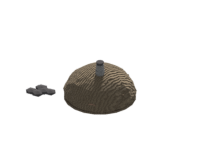
#> input picture scripts/building_renders/charcoal_kiln.png, 200 x 148 px; its folder holds only this picture in this run
$ python judge-grid.py building_renders/charcoal_kiln.png
#> lines starting #> are read from the running program, lines starting #| are printed output that depends on the picture; after the words box and inside, x2 and y2 are one past the last pixel; in counts of white or black regions, pixels touching at a corner belong together
#!/usr/bin/env python3
# -*- coding: utf-8 -*-
"""산 표면의 **격자 흔적**을 재는 계측기.  [타 세션 판정 2026-08-09 지시 3]

  "판정은 '차이 픽셀 %' 금지. 산 영역 음영 채널의 FFT/자기상관에서
   32px 및 세분 주기 봉우리 높이를 현행 대 새판으로 비교하라."

무엇을 재나 — **파워 스펙트럼의 역격자 봉우리**
  화면에서 셀 격자는 아이소 다이아몬드 격자다. 셀 모서리 (i,j)→(i+1,j) 는 화면에서
  (+32,+16), (i,j)→(i,j+1) 은 (−32,+16). 실공간 격자 기저 u=(32,16), v=(−32,16).
  격자 무늬가 있으면 그 **역격자** 주파수 f (f·u, f·v 가 정수)에 뾰족한 봉우리가 선다.
    f1 = (1/64, 1/32) = (0.015625, 0.03125) cyc/px  → 28.6px 주기
    f2 = (−1/64, 1/32)
  세분(sub) 격자는 그 sub 배 주파수다.
  봉우리 높이 = (그 자리 파워) / (같은 |f| 고리의 중앙값 파워). **배수**로 낸다 — 1.0 이면 없음.

왜 자기상관이 아니라 스펙트럼인가  [계측기 수리 2026-08-19]
  자기상관으로 먼저 짰다가 두 번 틀렸다.
    ① 족(族)의 **최댓값**을 썼더니 후보점이 많은 세분자일수록 아무 그림에서나 커졌다(다중비교).
       실제로 sub14 로 재면 gsub3 로 구운 그림도 10σ 가 나왔다 — 그 그림에 **없는** 주기다.
    ② 그래서 **평균**으로 바꿨더니 이번엔 A 의 진짜 철망(눈에 뻔히 보이는)이 7.7σ 로 묽어졌다.
  둘 다 원인은 하나다: 자기상관의 바탕은 |d| 가 같아도 방향마다 크게 달라 기준이 안 선다.
  스펙트럼에서는 격자가 **델타 봉우리**로 서고 바탕이 매끈해서, 같은 반지름 고리 중앙값이
  정직한 기준이 된다.

자명 통과 금지 — 반례 3종
  ⓐ 인공 격자 주입: 그림 위에 셀 격자선을 얹는다 → 배수가 크게 뛰어야 한다(감도 증명).
  ⓑ 백색잡음: 배수 ≈ 1 이어야 한다(허위 양성 없음 증명).
  ⓒ **없는 주기**(어느 판도 안 쓰는 세분자): 모든 실제 그림에서 ≈ 1 이어야 한다.
     ①의 버그를 잡아낸 반례라 상시로 같이 잰다.
"""
import sys, os, json
import numpy as np
from PIL import Image

U = (32.0, 16.0)             # 셀 격자 기저 (실공간, 화면 px)
V = (-32.0, 16.0)
PAD = 1024                   # 스펙트럼 격자(0채움) — 주파수 분해능 1/1024 cyc/px
WIN = 3.0                    # 봉우리 검색 반경(bin). 창(≈400px)이 만드는 봉우리 폭 ≈ 2.6bin
EXCL = 7.0                   # 바탕 고리에서 뺄 봉우리 주변 반경(bin)


def lum(im):
    a = np.asarray(im.convert('RGB'), dtype=np.float64)
    return 0.2126 * a[:, :, 0] + 0.7152 * a[:, :, 1] + 0.0722 * a[:, :, 2]


def highpass(y, sig=6.0):
    """큰 음영(산 형태)을 지운다. σ=6 이면 주기 18px 위쪽만 깎여 셀(28.6px)·세분(4.8px) 다 남는다."""
    n = int(sig * 4) | 1
    x = np.arange(n) - n // 2
    k = np.exp(-0.5 * (x / sig) ** 2); k /= k.sum()
    lo = np.apply_along_axis(lambda r: np.convolve(r, k, 'same'), 1, y)
    lo = np.apply_along_axis(lambda c: np.convolve(c, k, 'same'), 0, lo)
    return y - lo


def power(y):
    """Hann 창 → 0채움 → |FFT|². 창을 안 씌우면 테두리 불연속이 십자 줄무늬를 만든다."""
    h, w = y.shape
    y = (y - y.mean()) * (np.hanning(h)[:, None] * np.hanning(w)[None, :])
    b = np.zeros((PAD, PAD)); b[:h, :w] = y
    return np.fft.fftshift(np.abs(np.fft.fft2(b)) ** 2)


def recip(scale):
    """역격자 기저. f1·u = 1, f1·v = 0 을 푼다(scale: 세분이면 1/sub)."""
    M = np.array([[U[0] * scale, U[1] * scale], [V[0] * scale, V[1] * scale]])
    return np.linalg.inv(M).T        # 행이 f1, f2


def targets(scale, fmax=0.45):
    """1차 근처의 역격자점들 — 격자가 있으면 **반드시** 여기 선다."""
    R = recip(scale)
    out = []
    for a in (-1, 0, 1):
        for b in (-1, 0, 1):
            if a == 0 and b == 0: continue
            f = a * R[0] + b * R[1]
            if 0.004 < np.hypot(*f) <= fmax:
                out.append((float(f[0]), float(f[1])))
    return out


_RR = None
def radii():
    global _RR
    if _RR is None:
        g = np.arange(PAD) - PAD // 2
        gx, gy = np.meshgrid(g, g, indexing='xy')
        _RR = np.hypot(gx, gy)
    return _RR


def peak_ratio(P, f, excl_pts):
    """봉우리 배수 = (±WIN bin 안 최대 파워) / (같은 반지름 고리의 중앙값 파워).
       고리에서는 **모든 후보 역격자점 주변**을 뺀다 — 봉우리로 바탕을 재면 안 된다."""
    cx = PAD // 2
    bx, by = f[0] * PAD, f[1] * PAD
    r = float(np.hypot(bx, by))
    if r < 5 or r > PAD // 2 - 12: return float('nan')
    w = int(np.ceil(WIN))
    ix, iy = int(round(bx)), int(round(by))
    pk = float(P[cx + iy - w: cx + iy + w + 1, cx + ix - w: cx + ix + w + 1].max())
    # ★★바탕도 **같은 크기 블록의 최댓값**으로 재야 한다.  [계측기 수리 2026-08-19]
    #   봉우리를 7×7 최댓값으로 읽고 바탕을 화소별 중앙값으로 읽으면, 파워가 지수분포인
    #   **백색잡음조차** 배수 4.7 이 나온다(49개 중 최댓값 ÷ 중앙값). 실제로 그렇게 나왔다.
    #   같은 블록 최댓값끼리 견주면 잡음의 기댓값이 1 로 돌아온다.
    bgs = []
    for k in range(360):
        th = k * np.pi / 180.0
        qx, qy = r * np.cos(th), r * np.sin(th)
        if any(np.hypot(qx - px * PAD, qy - py * PAD) < EXCL for (px, py) in excl_pts): continue
        jx, jy = int(round(qx)), int(round(qy))
        if abs(jx) > PAD // 2 - w - 2 or abs(jy) > PAD // 2 - w - 2: continue
        bgs.append(P[cx + jy - w: cx + jy + w + 1, cx + jx - w: cx + jx + w + 1].max())
    bg = float(np.median(bgs)) if bgs else float('nan')
    return pk / bg if bg > 0 else float('nan')


# ★반례ⓒ의 주기는 **중간대**로 잡아야 한다. s=11 은 주기 5.8px 로 나이키스트(2px) 코앞이라
#   고역통과 뒤 남은 앨리어싱·질감 잡음이 그대로 잡혀 어떤 그림에서나 6배가 나왔다(실측).
#   s=4(주기 16px)는 어느 판도 안 쓰는 주기이고 대역 한가운데라 대조군 구실을 한다.
def measure(img, box, subs=(6,), extra=(4,)):
    y = highpass(lum(img.crop(box)))
    P = power(y)
    allp = targets(1.0) + [t for s in set(list(subs) + list(extra)) for t in targets(1.0 / s)]
    out = {'셀32px': float(np.median([peak_ratio(P, f, allp) for f in targets(1.0)]))}
    for s in subs:
        out['세분%d' % s] = float(np.median([peak_ratio(P, f, allp) for f in targets(1.0 / s)]))
    for s in extra:
        out['반례ⓒ없는%d' % s] = float(np.median([peak_ratio(P, f, allp) for f in targets(1.0 / s)]))
    return out


def inject(img, box, amp=5.0):
    """반례ⓐ — 셀 격자선을 인공으로 얹는다. 계측기가 이걸 못 잡으면 계측기가 틀린 것이다."""
    a = np.asarray(img.crop(box).convert('RGB'), dtype=np.float64)
    h, w = a.shape[:2]
    yy, xx = np.mgrid[0:h, 0:w]
    for u in ((xx / 64.0 + yy / 32.0), (-xx / 64.0 + yy / 32.0)):
        a += amp * (np.abs(u - np.round(u)) < 0.04)[:, :, None]
    return Image.fromarray(np.clip(a, 0, 255).astype(np.uint8))


def noise(box, seed=7):
    rng = np.random.default_rng(seed)
    h, w = box[3] - box[1], box[2] - box[0]
    return Image.fromarray(rng.integers(90, 130, (h, w, 3), dtype=np.uint8))


if __name__ == '__main__':
    args = sys.argv[1:]
    box = tuple(int(v) for v in os.environ.get('BOX', '250,400,650,700').split(','))
    subs = tuple(int(v) for v in os.environ.get('SUBS', '6').split(','))
    z = (0, 0, box[2] - box[0], box[3] - box[1])
    rows = [(os.path.basename(a).rsplit('.', 1)[0], measure(Image.open(a), box, subs)) for a in args]
#> in lum, `a = np.asarray(im.convert('RGB'), dtype=np.float64)`: a: shape (300, 400, 3) float64; every value is 0
#> in lum, `return 0.2126 * a[:, :, 0] + 0.7152 * a[:, :, 1] + 0.0722 * a[:, :, 2]`: returned value: shape (300, 400) float64; every value is 0
#> in highpass, `n = int(sig * 4) | 1`: n = 25
#> in highpass, `x = np.arange(n) - n // 2`: x = 25 values from -12 to 12
#> in highpass, `k = np.exp(-0.5 * (x / sig) ** 2)`: k = 25 values, max 1 at index 12, min 0.135 at index 0, mean 0.579
#> in highpass, `k /= k.sum()`: k = 25 values, max 0.069 at index 12, min 0.00934 at index 0, mean 0.04
#> in power, `b[:h, :w] = y`: b: shape (1024, 1024) float64; every value is 0
#> in measure, `allp = targets(1.0) + [t for s in set(list(subs) + list(extra)) for t ..`: allp = 24 items, first 6: (0, -0.0625), (-0.0156, -0.0312), (-0.0312, 0), (0.0156, -0.0312), (-0.0156, 0.0312), (0.0312, 0)
#> in peak_ratio, `pk = float(P[cx + iy - w: cx + iy + w + 1, cx + ix - w: cx + ix + w + ..`: pk = 0
#> after the loop in peak_ratio, `for k in range(360):`: bgs = 334 values from 0 to 0
#> in peak_ratio, `bg = float(np.median(bgs)) if bgs else float('nan')`: bg = 0
#> in measure, `out = {'셀32px': float(np.median([peak_ratio(P, f, allp) for f in targe..`: out = {'셀32px': nan}
#> the loop in measure, `for s in subs:` made 1 pass
#> after the loop in measure, `for s in subs:`: out = {'셀32px': nan, '세분6': nan}
#> the loop in measure, `for s in extra:` made 1 pass
#> s on pass 1: 4
#> after the loop in measure, `for s in extra:`: out = {'셀32px': nan, '세분6': nan, '반례ⓒ없는4': nan}
    base = Image.open(args[-1])
#> base is the input picture: PIL image 200x148 RGBA; mean R, G, B, A 10.8, 9.8, 8.4, 27.9
    rows.append(('반례ⓐ 인공격자주입', measure(inject(base, box), z, subs)))
#> the loop in inject, `for u in ((xx / 64.0 + yy / 32.0), (-xx / 64.0 + yy / 32.0)):` made 2 passes
#> pass 1, in inject, `a += amp * (np.abs(u - np.round(u)) < 0.04)[:, :, None]`:
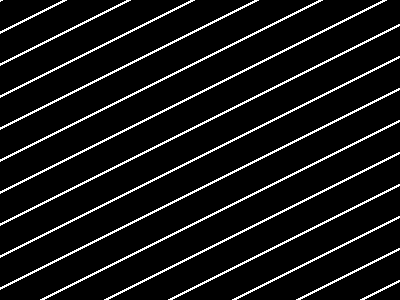
#> a: shape (300, 400, 3) float64; values 0 (black) and 5 (white), 7.8% white in thin lines or dots
#> pass 2, in inject, `a += amp * (np.abs(u - np.round(u)) < 0.04)[:, :, None]`:
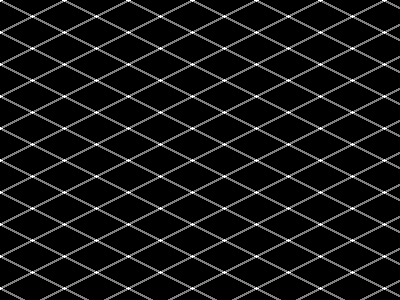
#> a: shape (300, 400, 3) float64; 7.83% of pixels changed, all inside (x1, y1, x2, y2) = (0, 0, 400, 300); drawn with min black and max white
#> in power (call 2), `return np.fft.fftshift(np.abs(np.fft.fft2(b)) ** 2)`:
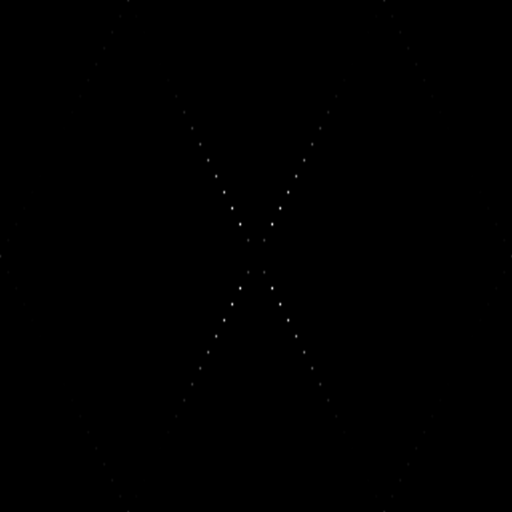
#> returned value: shape (1024, 1024) float64 (shown at 1/2 size); min 5.23e-15, max 120035990.8, mean 53223.4; drawn with min black and max white
#> the loop in measure (call 2), `for s in subs:` made 1 pass
#> the loop in measure (call 2), `for s in extra:` made 1 pass
    rows.append(('반례ⓑ 백색잡음', measure(noise(box), z, subs)))
#> in lum (call 3), `return 0.2126 * a[:, :, 0] + 0.7152 * a[:, :, 1] + 0.0722 * a[:, :, 2]`:
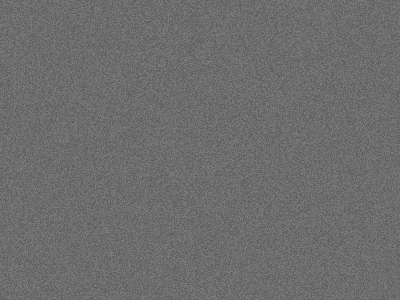
#> returned value: shape (300, 400) float64; min 90, max 129, mean 109.5
#> call 3 of highpass, with sig = 6
#> in highpass (call 3), `k = np.exp(-0.5 * (x / sig) ** 2)`: k = 25 values, max 1 at index 12, min 0.135 at index 0, mean 0.579
#> in highpass (call 3), `k /= k.sum()`: k = 25 values, max 0.069 at index 12, min 0.00934 at index 0, mean 0.04
#> in highpass (call 3), `return y - lo`:
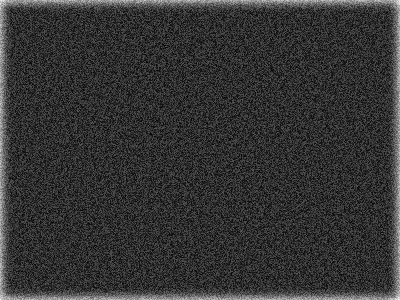
#> returned value: shape (300, 400) float64; min -19.89, max 88.95, mean 2.8; drawn with min black and max white
#> in power (call 3), `y = (y - y.mean()) * (np.hanning(h)[:, None] * np.hanning(w)[None, :])`:
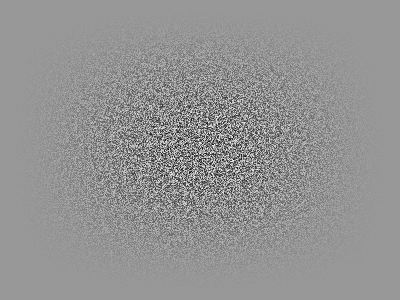
#> y: shape (300, 400) float64; min -21.89, max 14.8, mean -0.692; drawn with min black and max white
#> in power (call 3), `b[:h, :w] = y`:
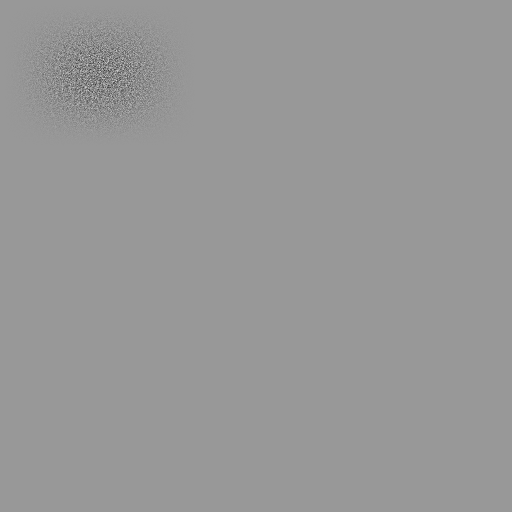
#> b: shape (1024, 1024) float64 (shown at 1/2 size); min -21.89, max 14.8, mean -0.0791; drawn with min black and max white
    keys = list(rows[0][1].keys())
#> keys = ['셀32px', '세분6', '반례ⓒ없는4']
    print('영역 %s   봉우리 배수 = 역격자점 파워 / 같은 반지름 고리 중앙값 (1.0 = 격자 없음)' % (box,))
    print('%-24s' % '' + ''.join('%13s' % k for k in keys) + '    판정')
#|                                 셀32px          세분6       반례ⓒ없는4    판정
    for name, m in rows:
        det = any(m[k] >= 3.0 for k in keys if not k.startswith('반례'))
        print('%-24s' % name[:24] + ''.join('%13.2f' % m[k] for k in keys) +
              ('    격자 검출' if det else '    격자 없음'))
#> this loop made 3 passes
#> (name, m, det) on passes 1 to 3: ('charcoal_kiln', {'셀32px': nan, '세분6': nan, '반례ⓒ없는4': nan}, False), ('반례ⓐ 인공격자주입', {'셀32px': 2042088.6, '세분6': 8.92e+10, '반례ⓒ없는4': 1.38e+10}, True), ('반례ⓑ 백색잡음', {'셀32px': 1.49, '세분6': 0.826, '반례ⓒ없는4': 1.46}, False)
#| charcoal_kiln                     nan          nan          nan    격자 없음
#| 반례ⓐ 인공격자주입                 2042088.5889218755853.9913778349312.75    격자 검출
#| 반례ⓑ 백색잡음                         1.49         0.83         1.46    격자 없음
    json.dump(dict(rows), open(os.environ.get('JSON', '/tmp/judge-grid.json'), 'w'),
              ensure_ascii=False, indent=1)

$ run again, on scripts/crop_icon_renders/azuki.png
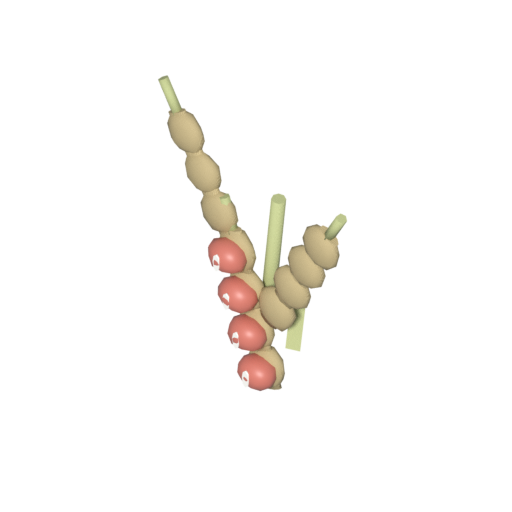
#> input picture scripts/crop_icon_renders/azuki.png, 512 x 512 px
#> in lum, `a = np.asarray(im.convert('RGB'), dtype=np.float64)`:
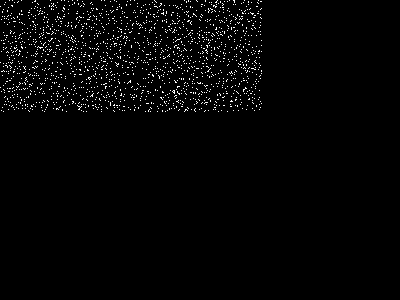
#> a: shape (300, 400, 3) float64; values 0 (black) and 1 (white), 2% white in thin lines or dots, all inside (x1, y1, x2, y2) = (0, 0, 262, 112)
#> n = 25
#> x = 25 values from -12 to 12
#> k = 25 values, max 1 at index 12, min 0.135 at index 0, mean 0.579
#> k = 25 values, max 0.069 at index 12, min 0.00934 at index 0, mean 0.04
#> allp = 24 items, first 6: (0, -0.0625), (-0.0156, -0.0312), (-0.0312, 0), (0.0156, -0.0312), (-0.0156, 0.0312), (0.0312, 0)
#> pk = 1346.5
#> after the loop in peak_ratio, `for k in range(360):`: bgs = 334 values, max 1044.8 at index 136, min 78.95 at index 46, mean 446.6
#> bg = 374.7
#> in measure, `out = {'셀32px': float(np.median([peak_ratio(P, f, allp) for f in targe..`: out = {'셀32px': 1.1}
#> the loop in measure, `for s in subs:` made 1 pass
#> after the loop in measure, `for s in subs:`: out = {'셀32px': 1.1, '세분6': 0.965}
#> the loop in measure, `for s in extra:` made 1 pass
#> s on pass 1: 4
#> after the loop in measure, `for s in extra:`: out = {'셀32px': 1.1, '세분6': 0.965, '반례ⓒ없는4': 1.07}
#> base is the input picture: PIL image 512x512 RGBA; mean R, G, B, A 12.7, 10.8, 8.4, 16
#> the loop in inject, `for u in ((xx / 64.0 + yy / 32.0), (-xx / 64.0 + yy / 32.0)):` made 2 passes
#> pass 2, in inject, `a += amp * (np.abs(u - np.round(u)) < 0.04)[:, :, None]`:
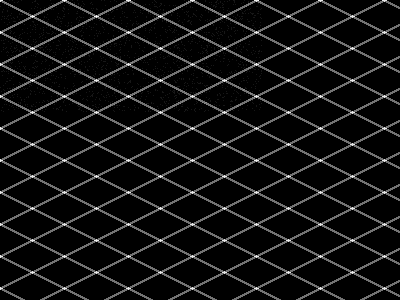
#> a: shape (300, 400, 3) float64; min 0, max 11, mean 0.802; drawn with min black and max white
#> the loop in measure (call 2), `for s in subs:` made 1 pass
#> the loop in measure (call 2), `for s in extra:` made 1 pass
#> keys = ['셀32px', '세분6', '반례ⓒ없는4']
#|                                 셀32px          세분6       반례ⓒ없는4    판정
#> the loop `for name, m in rows:` made 3 passes
#> (name, m, det) on passes 1 to 3: ('azuki', {'셀32px': 1.1, '세분6': 0.965, '반례ⓒ없는4': 1.07}, False), ('반례ⓐ 인공격자주입', {'셀32px': 86445.7, '세분6': 68446.5, '반례ⓒ없는4': 121055.8}, True), ('반례ⓑ 백색잡음', {'셀32px': 1.49, '세분6': 0.826, '반례ⓒ없는4': 1.46}, False)
#> (printed output is left out)

$ run again, on scripts/crop_icon_renders/barley.png
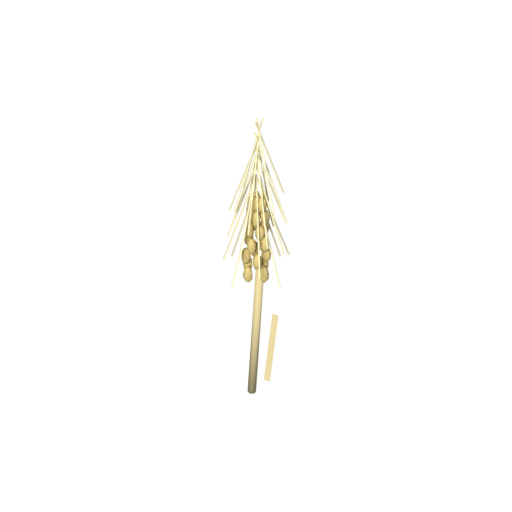
#> input picture scripts/crop_icon_renders/barley.png, 512 x 512 px
#> in lum, `a = np.asarray(im.convert('RGB'), dtype=np.float64)`:
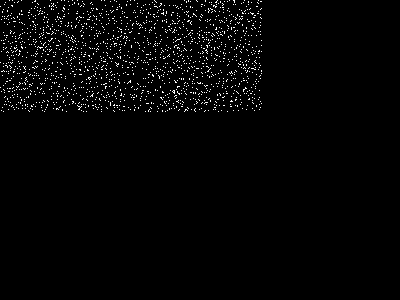
#> a: shape (300, 400, 3) float64; values 0 (black) and 1 (white), 2% white in thin lines or dots, all inside (x1, y1, x2, y2) = (0, 0, 262, 112)
#> n = 25
#> x = 25 values from -12 to 12
#> k = 25 values, max 1 at index 12, min 0.135 at index 0, mean 0.579
#> k = 25 values, max 0.069 at index 12, min 0.00934 at index 0, mean 0.04
#> allp = 24 items, first 6: (0, -0.0625), (-0.0156, -0.0312), (-0.0312, 0), (0.0156, -0.0312), (-0.0156, 0.0312), (0.0312, 0)
#> pk = 1346.5
#> after the loop in peak_ratio, `for k in range(360):`: bgs = 334 values, max 1044.8 at index 136, min 78.95 at index 46, mean 446.6
#> bg = 374.7
#> in measure, `out = {'셀32px': float(np.median([peak_ratio(P, f, allp) for f in targe..`: out = {'셀32px': 1.1}
#> the loop in measure, `for s in subs:` made 1 pass
#> after the loop in measure, `for s in subs:`: out = {'셀32px': 1.1, '세분6': 0.965}
#> the loop in measure, `for s in extra:` made 1 pass
#> s on pass 1: 4
#> after the loop in measure, `for s in extra:`: out = {'셀32px': 1.1, '세분6': 0.965, '반례ⓒ없는4': 1.07}
#> base is the input picture: PIL image 512x512 RGBA; mean R, G, B, A 5.9, 5.6, 4.3, 5.1
#> the loop in inject, `for u in ((xx / 64.0 + yy / 32.0), (-xx / 64.0 + yy / 32.0)):` made 2 passes
#> pass 2, in inject, `a += amp * (np.abs(u - np.round(u)) < 0.04)[:, :, None]`:
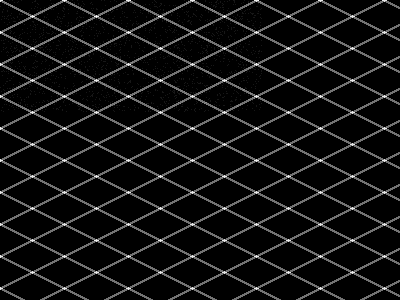
#> a: shape (300, 400, 3) float64; min 0, max 11, mean 0.802; drawn with min black and max white
#> the loop in measure (call 2), `for s in subs:` made 1 pass
#> the loop in measure (call 2), `for s in extra:` made 1 pass
#> keys = ['셀32px', '세분6', '반례ⓒ없는4']
#|                                 셀32px          세분6       반례ⓒ없는4    판정
#> the loop `for name, m in rows:` made 3 passes
#> (name, m, det) on passes 1 to 3: ('barley', {'셀32px': 1.1, '세분6': 0.965, '반례ⓒ없는4': 1.07}, False), ('반례ⓐ 인공격자주입', {'셀32px': 86445.7, '세분6': 68446.5, '반례ⓒ없는4': 121055.8}, True), ('반례ⓑ 백색잡음', {'셀32px': 1.49, '세분6': 0.826, '반례ⓒ없는4': 1.46}, False)
#> (printed output is left out)

$ run again, on scripts/icon_renders/charcoal.png
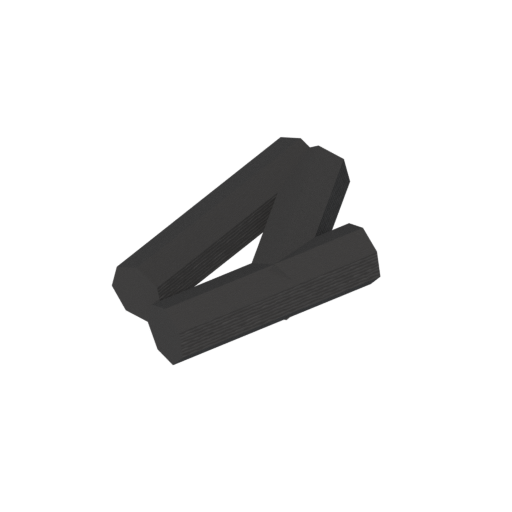
#> input picture scripts/icon_renders/charcoal.png, 512 x 512 px
#> n = 25
#> x = 25 values from -12 to 12
#> k = 25 values, max 1 at index 12, min 0.135 at index 0, mean 0.579
#> k = 25 values, max 0.069 at index 12, min 0.00934 at index 0, mean 0.04
#> allp = 24 items, first 6: (0, -0.0625), (-0.0156, -0.0312), (-0.0312, 0), (0.0156, -0.0312), (-0.0156, 0.0312), (0.0312, 0)
#> pk = 27405.6
#> after the loop in peak_ratio, `for k in range(360):`: bgs = 334 values, max 6094.8 at index 84, min 572.2 at index 293, mean 1952.1
#> bg = 1995.2
#> in measure, `out = {'셀32px': float(np.median([peak_ratio(P, f, allp) for f in targe..`: out = {'셀32px': 3.1}
#> the loop in measure, `for s in subs:` made 1 pass
#> after the loop in measure, `for s in subs:`: out = {'셀32px': 3.1, '세분6': 0.973}
#> the loop in measure, `for s in extra:` made 1 pass
#> s on pass 1: 4
#> after the loop in measure, `for s in extra:`: out = {'셀32px': 3.1, '세분6': 0.973, '반례ⓒ없는4': 0.474}
#> base is the input picture: PIL image 512x512 RGBA; mean R, G, B, A 8.1, 8, 8, 32.8
#> k = 25 values, max 1 at index 12, min 0.135 at index 0, mean 0.579
#> k = 25 values, max 0.069 at index 12, min 0.00934 at index 0, mean 0.04
#> in highpass (call 2), `return y - lo`:
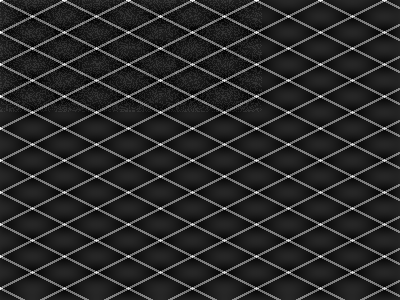
#> returned value: shape (300, 400) float64; min -1.96, max 10.41, mean 0.0228; drawn with min black and max white
#> the loop in measure (call 2), `for s in subs:` made 1 pass
#> the loop in measure (call 2), `for s in extra:` made 1 pass
#> keys = ['셀32px', '세분6', '반례ⓒ없는4']
#|                                 셀32px          세분6       반례ⓒ없는4    판정
#> the loop `for name, m in rows:` made 3 passes
#> (name, m, det) on passes 1 to 3: ('charcoal', {'셀32px': 3.1, '세분6': 0.973, '반례ⓒ없는4': 0.474}, True), ('반례ⓐ 인공격자주입', {'셀32px': 17328.4, '세분6': 19027.8, '반례ⓒ없는4': 37698.7}, True), ('반례ⓑ 백색잡음', {'셀32px': 1.49, '세분6': 0.826, '반례ⓒ없는4': 1.46}, False)
#> (printed output is left out)
